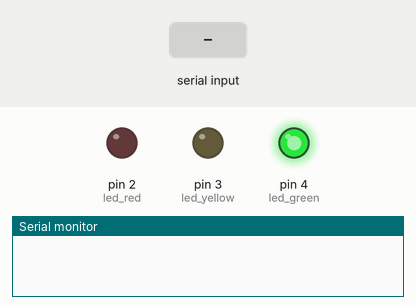
Recording of a sketch running on a simulated Arduino Uno, built with avr-gcc and run on an emulated ATmega328P. Parts: output pins drawn as LEDs (lit = HIGH), the last lines printed to the serial monitor. The inputs (shaded band) are chosen by the test bench.

Above: at 1.2 s.
1.3 s: "R" received over Serial
At 10.7 s:
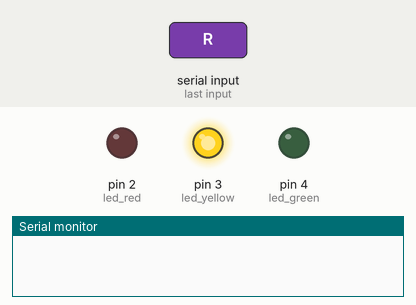
11.0 s: "S" received over Serial
At 12.3 s:
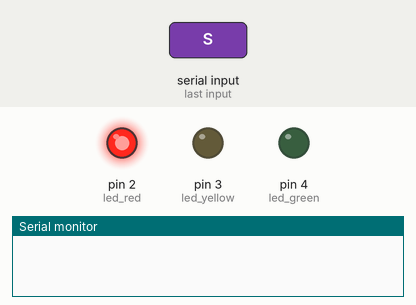
At 20.9 s:
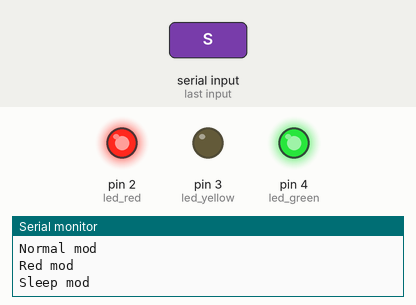
21.0 s: "G" received over Serial
Timing chart, 0 to 46.5 s (numbered marks = the images above; inputs shaded):
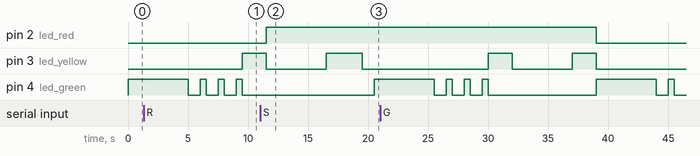

Measured:
- after the input at 11.0 s, pin 4 (led_green): LOW → HIGH after 9.5 s instead of 7.5 s
- by itself, pin 3 (led_yellow): alternates HIGH for 2.0 s and LOW for 5.0 s
- by itself, pin 4 (led_green): alternates HIGH for 0.50 s and LOW for 1.0 s

The sketch:

Lab_4.ino
```cpp
int val;

int led_red = 2;
int led_yellow = 3;
int led_green = 4;

const int N = 0;
const int S = 1;
const int G = 2;
const int R = 3;

void setup()
{
	Serial.begin(9600);
	pinMode(led_red, OUTPUT);
	pinMode(led_yellow, OUTPUT);
	pinMode(led_green, OUTPUT);
}

void trafficLightsMod(int mod)
{
	switch (mod)
	{
	case 'N':
	{
		normalMod();
		Serial.println("Normal mod");
	} break;
	case 'S':
	{
		sleepMod();
		Serial.println("Sleep mod");
	} break;
	case 'G':
	{
		greenMod();
		Serial.println("Green mod");
	} break;
	case 'R':
	{
		redMod();
		Serial.println("Red mod");
	} break;
	default:
	{
		normalMod();
		Serial.println("Normal mod");
	} break;
	}
}

void loop()
{
	val = Serial.read();
	trafficLightsMod(val);
}

void normalMod()
{
	for (int i = 0; i < 4; i++)
	{
		digitalWrite(led_green, HIGH);
		if (i == 0)
			delay(5000);
		else
			delay(500);
		digitalWrite(led_green, LOW);
		if (i < 3)
			delay(1000);
	}
	digitalWrite(led_yellow, HIGH);
	delay(2000);
	digitalWrite(led_yellow, LOW);
	digitalWrite(led_red, HIGH);
	delay(5000);
	digitalWrite(led_yellow, HIGH);
	digitalWrite(led_red, HIGH);
	delay(2000);
	digitalWrite(led_red, LOW);
	digitalWrite(led_yellow, LOW);
}

void sleepMod()
{
	digitalWrite(led_yellow, HIGH);
	delay(1000);
	digitalWrite(led_yellow, LOW);
	delay(1000);
}

void greenMod()
{
	digitalWrite(led_green, HIGH);
}

void redMod()
{
	digitalWrite(led_red, HIGH);
}
```
